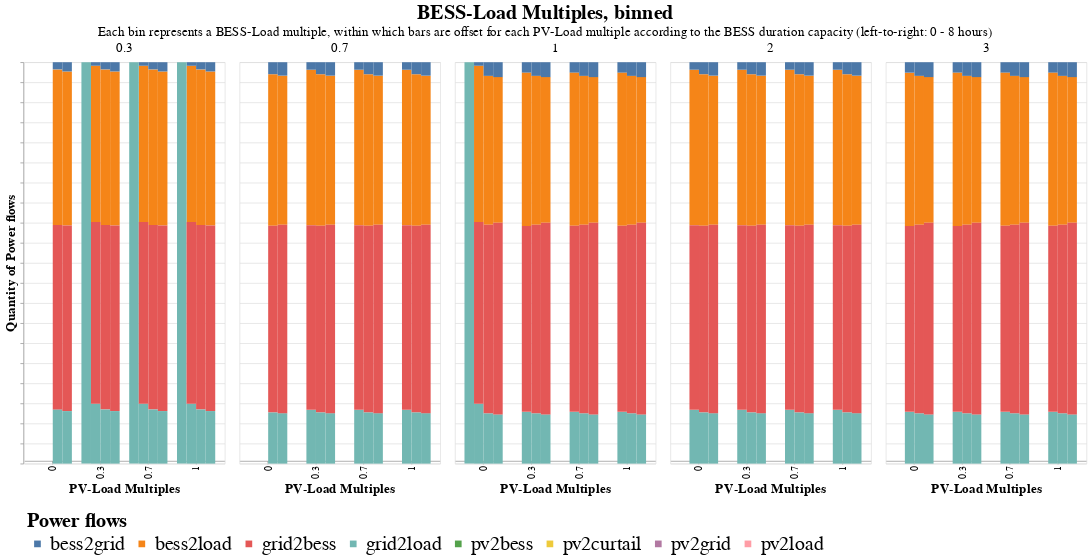

Here is the notebook cell this chart was saved with:
### Code cell
# Select only the columns of interest
columns_of_interest = ['PV_Load_M', 'BESS_Load_M', 'T_BESS', 'pv2load', 'pv2bess', 'pv2grid', 'bess2load', 'bess2grid', 'grid2load', 'grid2bess', 'pv2curtail']
subset_data = results_econ[columns_of_interest]

# Melt the DataFrame to long format
melted_data = subset_data.melt(id_vars=['PV_Load_M', 'BESS_Load_M', 'T_BESS'], var_name='source', value_name='value')

# Plot stacked bar chart
quant= alt.Chart(
    melted_data,
    title= alt.TitleParams(
        text= 'BESS-Load Multiples, binned',
        subtitle= 'Each bin represents a BESS-Load multiple, within which bars are offset for each PV-Load multiple according to the BESS duration capacity (left-to-right: 0 - 8 hours)',
        anchor= 'middle',
        fontSize= 30,
        subtitleFontSize= 20
    )
).mark_bar().encode(
    x=alt.X('PV_Load_M:O', title='PV-Load Multiples', axis=alt.Axis(offset= -5)),
    #x2=alt.X2('PV_Load_M:O', title='PV-Load Multiple'),# axis=alt.Axis(offset=-5)),
    #x=alt.X('T_BESS:N', title= 'BESS Duration', axis= alt.Axis(offset= -5)),
    xOffset= 'T_BESS:N',
    y=alt.Y('sum(value):Q', title='Quantity of Power flows', axis= alt.Axis(labels= False)).stack('normalize'),
    color=alt.Color('source:N', legend= alt.Legend(title= 'Power flows')),
    column= alt.Column('BESS_Load_M:N', title= '', header= alt.Header(labelFontSize= 20)),
    tooltip=['PV_Load_M', 'BESS_Load_M', 'T_BESS', 'source', 'value'],
    #size= alt.Size('T_BESS:Q').scale(domain= (-0.1, 2)),
    
).properties(
    width=300,
    height=600
).configure_axis(
    labelFontSize= 15,
    titleFontSize= 20,
).configure_legend(
    labelFontSize= 30,
    titleFontSize= 30,
    orient= 'bottom',
    padding= 5
)
# num= alt.Chart(melted_data).mark_bar().encode(
#     x=alt.X('PV_Load_M:O', title='PV-Load Multiple', axis=alt.Axis(offset=-5)),
#     y=alt.Y('sum(value):Q', title='Quantity'),
#     color='source:N',
#     column= alt.Column('BESS_Load_M:N', title= 'BESS-Load Multiple, binned'),
#     tooltip=['PV_Load_M', 'BESS_Load_M', 'source', 'value'],
#     size= alt.Size('T_BESS:N').scale(domain= (-0.1, 2))
# ).properties(
#     width=300,
#     height=600
# )

quant

### Figure 1 — Vega-Lite specification as saved in the notebook (floating-point values rounded to 4 significant figures; data arrays with more than 128 entries replaced by an {"elided": "..."} marker saying what was removed)
{"config": {"view": {"continuousWidth": 300, "continuousHeight": 300}, "axis": {"labelFontSize": 15, "titleFontSize": 20}, "legend": {"labelFontSize": 30, "orient": "bottom", "padding": 5, "titleFontSize": 30}}, "data": {"name": "data-eb4aaed2b7e8ec00a9bbf6378e6da281"}, "mark": {"type": "bar"}, "encoding": {"color": {"field": "source", "legend": {"title": "Power flows"}, "type": "nominal"}, "column": {"field": "BESS_Load_M", "header": {"labelFontSize": 20}, "title": "", "type": "nominal"}, "tooltip": [{"field": "PV_Load_M", "type": "quantitative"}, {"field": "BESS_Load_M", "type": "quantitative"}, {"field": "T_BESS", "type": "quantitative"}, {"field": "source", "type": "nominal"}, {"field": "value", "type": "quantitative"}], "x": {"axis": {"offset": -5}, "field": "PV_Load_M", "title": "PV-Load Multiples", "type": "ordinal"}, "xOffset": {"field": "T_BESS", "type": "nominal"}, "y": {"aggregate": "sum", "axis": {"labels": false}, "field": "value", "stack": "normalize", "title": "Quantity of Power flows", "type": "quantitative"}}, "height": 600, "title": {"text": "BESS-Load Multiples, binned", "anchor": "middle", "fontSize": 30, "subtitle": "Each bin represents a BESS-Load multiple, within which bars are offset for each PV-Load multiple according to the BESS duration capacity (left-to-right: 0 - 8 hours)", "subtitleFontSize": 20}, "width": 300, "$schema": "https://vega.github.io/schema/vega-lite/v5.8.0.json", "datasets": {"data-eb4aaed2b7e8ec00a9bbf6378e6da281": {"elided": "496 records"}}}
